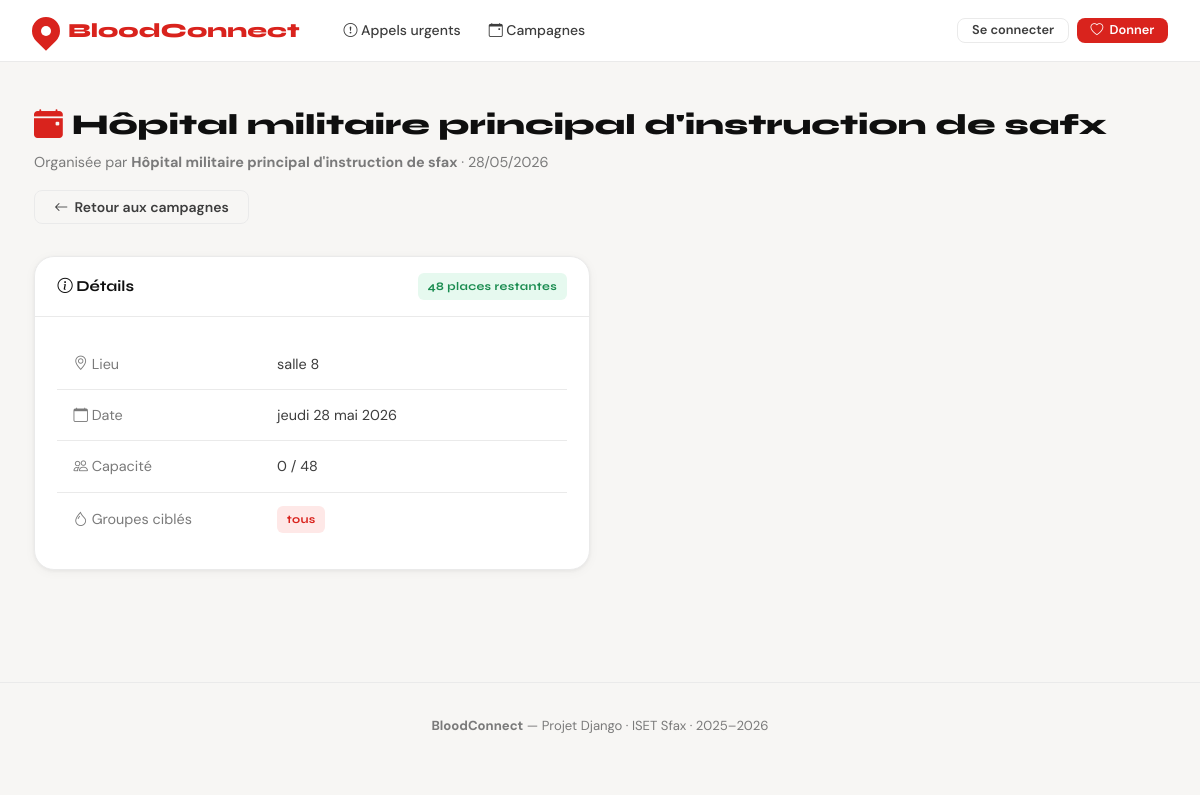
The app's page /campaigns/2/ with its own data.
### campaigns/models.py (models this page shows, shortened)
class Campagne(models.Model):
    hopital = models.ForeignKey(Hopital, on_delete=models.CASCADE, related_name='campagnes')
    nom = models.CharField(max_length=200)
    date = models.DateField()
    lieu = models.CharField(max_length=300)
    groupes_cibles = models.CharField(max_length=100, help_text='Ex: A+, O-, B+')
    capacite_totale = models.PositiveIntegerField()
    description = models.TextField(blank=True)
    date_creation = models.DateTimeField(auto_now_add=True)
    @property
    def places_restantes(self):
        return self.capacite_totale - self.inscriptions.count()
    @property
    def est_complete(self):
        return self.places_restantes <= 0

### accounts/models.py (models this page shows, shortened)
class Hopital(models.Model):
    user = models.OneToOneField(User, on_delete=models.CASCADE, related_name='hopital')
    nom = models.CharField(max_length=200)
    adresse = models.CharField(max_length=300)
    ville = models.CharField(max_length=100)
    telephone = models.CharField(max_length=20, blank=True)
    numero_agrement = models.CharField(max_length=100, unique=True)
    valide = models.BooleanField(default=False)
    date_inscription = models.DateTimeField(auto_now_add=True)

### campaigns/views.py (the view)
# urls.py: path('<int:pk>/', views.detail_campagne, name='detail_campagne'),
def detail_campagne(request, pk):
    campagne = get_object_or_404(Campagne, pk=pk)
    inscriptions = campagne.inscriptions.all()
    return render(request, 'campaigns/detail_campagne.html', {
        'campagne': campagne,
        'inscriptions': inscriptions,
    })

### templates/campaigns/detail_campagne.html (shortened to what this page needs)
{% extends 'base.html' %}
{% load custom_tags %}
{% block content %}
<div class="page-header fade-up">
  <div>
    <h1><i class="bi bi-calendar-event-fill" style="color:var(--red)"></i> {{ campagne.nom }}</h1>
    <p>Organisée par <strong>{{ campagne.hopital.nom }}</strong> · {{ campagne.date|date:"d/m/Y" }}</p>
  </div>
  <a href="{% url 'liste_campagnes' %}" class="btn btn-ghost">
    <i class="bi bi-arrow-left"></i> Retour aux campagnes
  </a>
</div>
<div class="grid grid-2 fade-up-2" style="margin-bottom:1.5rem;">
  <div class="card">
    <div class="card-header">
      <span><i class="bi bi-info-circle"></i> Détails</span>
      {% if campagne.est_complete %}
        <span class="badge badge-gray">Complet</span>
      {% else %}
        <span class="badge badge-green">{{ campagne.places_restantes }} place{{ campagne.places_restantes|pluralize }} restante{{ campagne.places_restantes|pluralize }}</span>
      {% endif %}
    </div>
    <div class="card-body">
      <table class="bc-table">
        <tr>
          <td style="color:var(--ink-light);width:40%"><i class="bi bi-geo-alt"></i> Lieu</td>
          <td>{{ campagne.lieu }}</td>
        </tr>
        <tr>
          <td style="color:var(--ink-light)"><i class="bi bi-calendar"></i> Date</td>
          <td>{{ campagne.date|date:"l d F Y" }}</td>
        </tr>
        <tr>
          <td style="color:var(--ink-light)"><i class="bi bi-people"></i> Capacité</td>
          <td>{{ campagne.inscriptions.count }} / {{ campagne.capacite_totale }}</td>
        </tr>
        <tr>
          <td style="color:var(--ink-light)"><i class="bi bi-droplet"></i> Groupes ciblés</td>
          <td>
            {% if campagne.groupes_cibles %}
              {% for g in campagne.groupes_cibles.split %}
                <span class="badge badge-red">{{ g|cut:"," }}</span>
              {% endfor %}
            {% else %}
              <span class="badge badge-gray">Tous groupes</span>
            {% endif %}
          </td>
        </tr>
      </table>
    </div>
  </div>
</div>
{% endblock %}

### templates/base.html (style rules this page uses)
:root { --red: #D9231D; --red-dark: #A81612; --red-soft: #FDF1F1; --ink: #0F0F0F; --ink-mid: #3D3D3D; --ink-light: #7A7A7A; --border: #EAEAEA; --surface: #FFFFFF; --bg: #F7F6F4; --success: #1A8C50; --warning: #C07A00; --radius: 12px; --radius-lg: 20px; --shadow-sm: 0 1px 4px rgba(0,0,0,.06), 0 2px 12px rgba(0,0,0,.04); --shadow: 0 4px 24px rgba(0,0,0,.08), 0 1px 4px rgba(0,0,0,.04); --font-display: 'Syne', sans-serif; --font-body: 'DM Sans', sans-serif; }
*, *::before, *::after { box-sizing: border-box; margin: 0; padding: 0; }
body { font-family: var(--font-body); background: var(--bg); color: var(--ink); font-size: 15px; line-height: 1.6; min-height: 100vh; }
.btn { font-family: var(--font-body); font-weight: 600; font-size: .875rem; border: none; cursor: pointer; display: inline-flex; align-items: center; gap: .4rem; border-radius: 8px; padding: .55rem 1.2rem; transition: all .15s; text-decoration: none; line-height: 1; }
.btn-ghost { background: transparent; color: var(--ink-mid); border: 1.5px solid var(--border); }
.card { background: var(--surface); border: 1px solid var(--border); border-radius: var(--radius-lg); box-shadow: var(--shadow-sm); overflow: hidden; }
.card-header { padding: 1rem 1.4rem; border-bottom: 1px solid var(--border); display: flex; align-items: center; justify-content: space-between; font-family: var(--font-display); font-weight: 700; font-size: .95rem; }
.card-body { padding: 1.4rem; }
.bc-table { width: 100%; border-collapse: collapse; }
.bc-table td { padding: .85rem 1rem; border-bottom: 1px solid var(--border); font-size: .9rem; color: var(--ink-mid); }
.bc-table tr:last-child td { border-bottom: none; }
.badge { display: inline-flex; align-items: center; font-size: .72rem; font-weight: 700; font-family: var(--font-display); padding: .25rem .6rem; border-radius: 6px; letter-spacing: .03em; }
.badge-red { background: #FEE8E7; color: var(--red); }
.badge-green { background: #E6F9EF; color: var(--success); }
.page-header { display: flex; align-items: center; justify-content: space-between; margin-bottom: 2rem; flex-wrap: wrap; gap: 1rem; }
.page-header h1 { font-family: var(--font-display); font-size: 1.8rem; font-weight: 800; }
.page-header p { color: var(--ink-light); font-size: .9rem; margin-top: .2rem; }
.grid { display: grid; gap: 1.25rem; }
.grid-2 { grid-template-columns: repeat(2, 1fr); }
.fade-up { animation: fadeUp .4s ease both; }
.fade-up-2 { animation: fadeUp .4s .1s ease both; }

### records on screen
Campagne: nom "Hôpital militaire principal d'instruction de safx", hopital.nom "Hôpital militaire principal d'instruction de sfax", date "28/05/2026", places_restantes "48", lieu "salle 8", date "jeudi 28 mai 2026", inscriptions.count "0", capacite_totale "48", split "tous"
